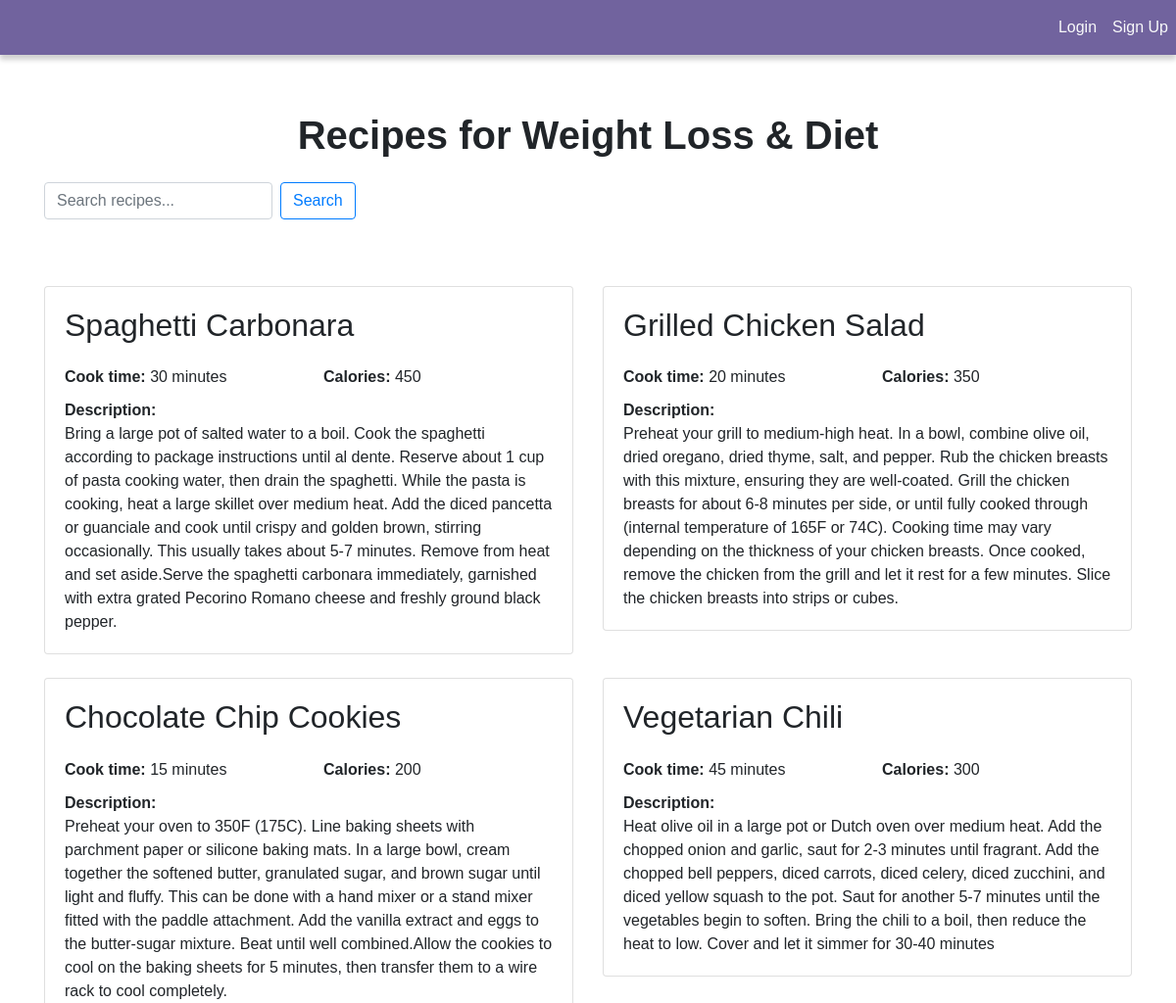
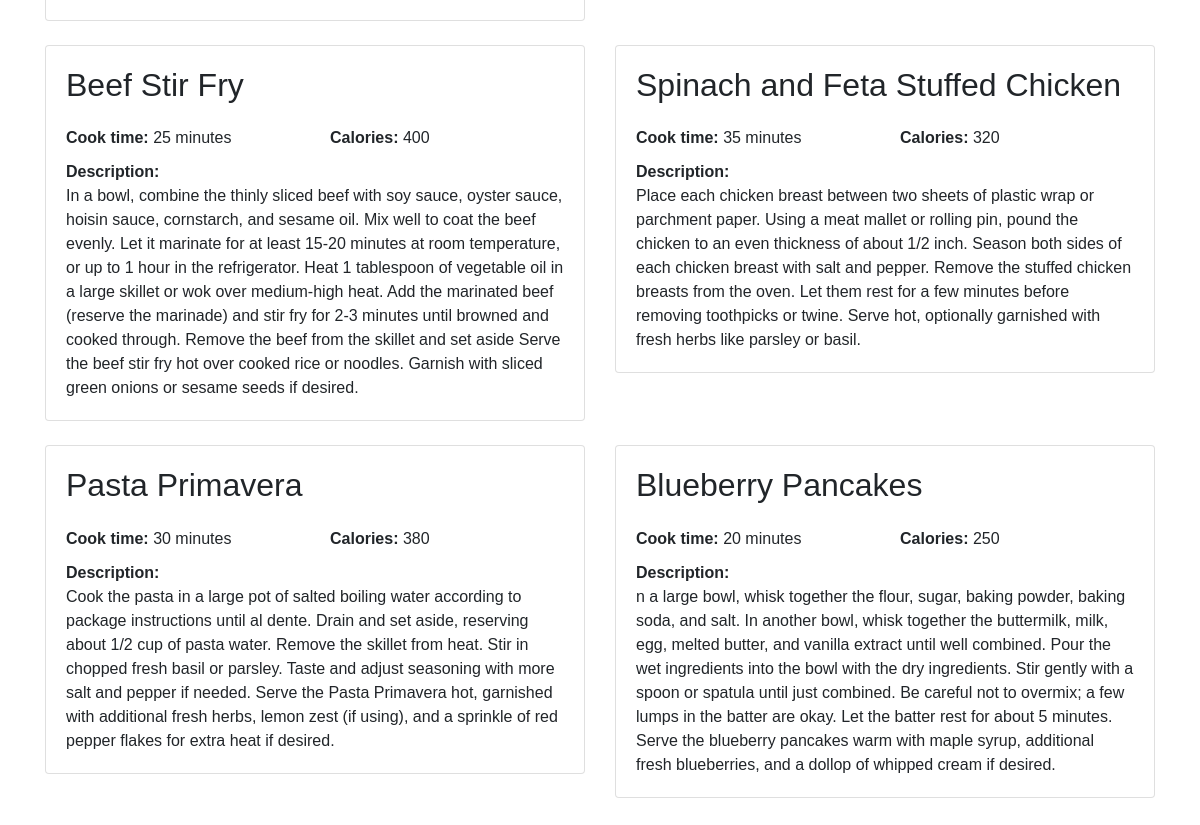
/get-recipes, run on the app's committed database (2 pictures, top to bottom).
### app/models.py (models this page shows)
class Recipes(db.Model):
    id = db.Column(db.Integer, primary_key = True)
    name = db.Column(db.String(50))
    cooktime = db.Column(db.String(50))
    calories = db.Column(db.String(50))
    description = db.Column(db.String(250))

### app/views.py (the view)
@views.route("/get-recipes")
def get_recipes():
    recipes_list = Recipes.query.order_by(Recipes.id).all()
    return render_template("get_recipes.html", recipes=recipes_list, user=current_user)

### app/templates/get_recipes.html (shortened to what this page needs)
{% extends "base.html" %}
{% block content %}
<div class="container mt-5">
    <div class="row">
        <div class="col-12">
            <h1 class="text-center"><strong>Recipes for Weight Loss & Diet</strong></h1>
            <form class="form-inline mt-4 mb-4" method="GET" action="/search_recipes">
                <input class="form-control mr-sm-2" type="text" placeholder="Search recipes..." name="query" value="{{ request.args.get('query', '') }}">
                <button class="btn btn-outline-primary my-2 my-sm-0" type="submit">Search</button>
            </form>
        </div>
    </div>
    <div class="row mt-4">
        {% if recipes %}
        {% for r in recipes %}
        <div class="col-md-6">
            <div class="card mb-4">
                <div class="card-body">
                    <h2 class="card-title">{{ r.name }}</h2>
                    <div class="row">
                        <div class="col-sm-6">
                            <p class="card-text"><strong>Cook time:</strong> {{ r.cooktime }}</p>
                        </div>
                        <div class="col-sm-6">
                            <p class="card-text"><strong>Calories:</strong> {{ r.calories }}</p>
                        </div>
                    </div>
                    <p class="card-text"><strong>Description:</strong><br>{{ r.description }}</p>
                </div>
            </div>
        </div>
        {% endfor %}
        {% else %}
        <div class="col-12">
            <p>No recipes found.</p>
        </div>
        {% endif %}
    </div>
</div>
{% endblock %}

### app/static/style.css (style rules this page uses)
body { font-family: Arial, Helvetica, sans-serif; }
.row { padding-top: 10px; padding-bottom: 10px; }

### data on the page
Recipes: name "Spaghetti Carbonara", cooktime "30 minutes", calories "450", description "Bring a large pot of salted water to a boil. Cook the spaghetti according to package instructions until al dente. Reserve about 1 cup of pasta cooking water, then drain the spaghetti. While the pasta is cooking, heat a large skillet over medium heat. Add the diced pancetta or guanciale and cook until crispy and golden brown, stirring occasionally. This usually takes about 5-7 minutes. Remove from heat and set aside.Serve the spaghetti carbonara immediately, garnished with extra grated Pecorino Romano cheese and freshly ground black pepper."
Recipes: name "Grilled Chicken Salad", cooktime "20 minutes", calories "350", description "Preheat your grill to medium-high heat. In a bowl, combine olive oil, dried oregano, dried thyme, salt, and pepper. Rub the chicken breasts with this mixture, ensuring they are well-coated. Grill the chicken breasts for about 6-8 minutes per side, or until fully cooked through (internal temperature of 165F or 74C). Cooking time may vary depending on the thickness of your chicken breasts. Once cooked, remove the chicken from the grill and let it rest for a few minutes. Slice the chicken breasts into strips or cubes."
Recipes: name "Chocolate Chip Cookies", cooktime "15 minutes", calories "200", description "Preheat your oven to 350F (175C). Line baking sheets with parchment paper or silicone baking mats. In a large bowl, cream together the softened butter, granulated sugar, and brown sugar until light and fluffy. This can be done with a hand mixer or a stand mixer fitted with the paddle attachment. Add the vanilla extract and eggs to the butter-sugar mixture. Beat until well combined.Allow the cookies to cool on the baking sheets for 5 minutes, then transfer them to a wire rack to cool completely."
Recipes: name "Vegetarian Chili", cooktime "45 minutes", calories "300", description "Heat olive oil in a large pot or Dutch oven over medium heat. Add the chopped onion and garlic, saut for 2-3 minutes until fragrant. Add the chopped bell peppers, diced carrots, diced celery, diced zucchini, and diced yellow squash to the pot. Saut for another 5-7 minutes until the vegetables begin to soften. Bring the chili to a boil, then reduce the heat to low. Cover and let it simmer for 30-40 minutes"
Recipes: name "Beef Stir Fry", cooktime "25 minutes", calories "400", description "In a bowl, combine the thinly sliced beef with soy sauce, oyster sauce, hoisin sauce, cornstarch, and sesame oil. Mix well to coat the beef evenly. Let it marinate for at least 15-20 minutes at room temperature, or up to 1 hour in the refrigerator. Heat 1 tablespoon of vegetable oil in a large skillet or wok over medium-high heat. Add the marinated beef (reserve the marinade) and stir fry for 2-3 minutes until browned and cooked through. Remove the beef from the skillet and set aside Serve the beef stir fry hot over cooked rice or noodles. Garnish with sliced green onions or sesame seeds if desired."
Recipes: name "Spinach and Feta Stuffed Chicken", cooktime "35 minutes", calories "320", description "Place each chicken breast between two sheets of plastic wrap or parchment paper. Using a meat mallet or rolling pin, pound the chicken to an even thickness of about 1/2 inch. Season both sides of each chicken breast with salt and pepper. Remove the stuffed chicken breasts from the oven. Let them rest for a few minutes before removing toothpicks or twine. Serve hot, optionally garnished with fresh herbs like parsley or basil."
Recipes: name "Pasta Primavera", cooktime "30 minutes", calories "380", description "Cook the pasta in a large pot of salted boiling water according to package instructions until al dente. Drain and set aside, reserving about 1/2 cup of pasta water. Remove the skillet from heat. Stir in chopped fresh basil or parsley. Taste and adjust seasoning with more salt and pepper if needed. Serve the Pasta Primavera hot, garnished with additional fresh herbs, lemon zest (if using), and a sprinkle of red pepper flakes for extra heat if desired."
Recipes: name "Blueberry Pancakes", cooktime "20 minutes", calories "250", description "n a large bowl, whisk together the flour, sugar, baking powder, baking soda, and salt. In another bowl, whisk together the buttermilk, milk, egg, melted butter, and vanilla extract until well combined. Pour the wet ingredients into the bowl with the dry ingredients. Stir gently with a spoon or spatula until just combined. Be careful not to overmix; a few lumps in the batter are okay. Let the batter rest for about 5 minutes. Serve the blueberry pancakes warm with maple syrup, additional fresh blueberries, and a dollop of whipped cream if desired."
